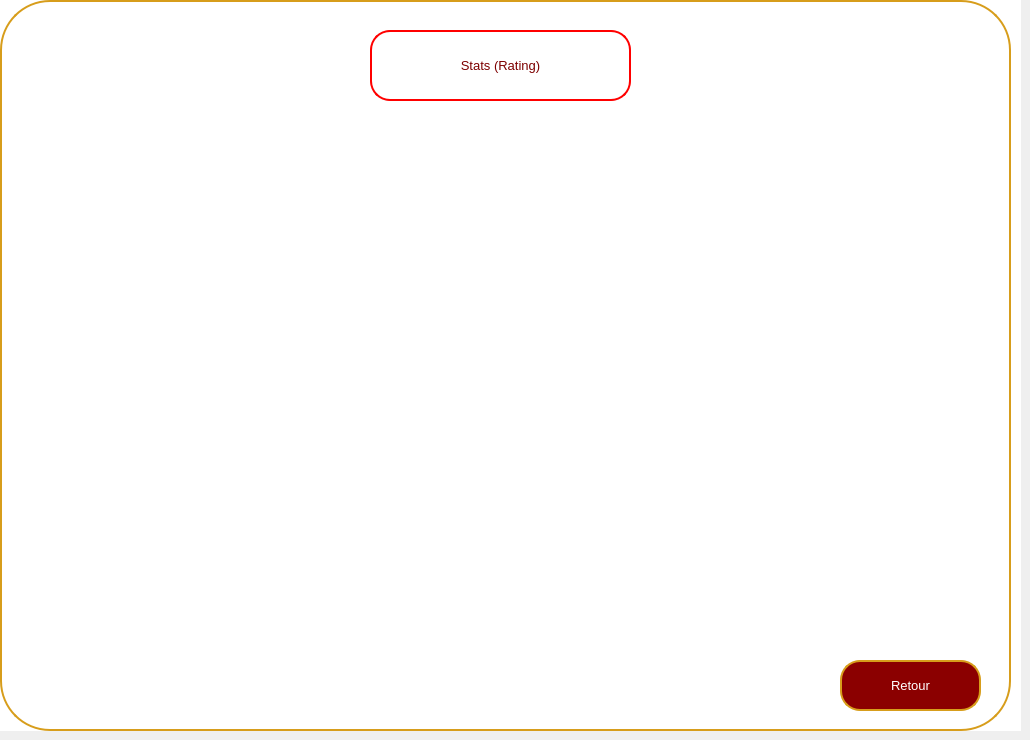
    <widget class="QWidget" name="statsartistepage">
     <widget class="QWidget" name="events_widget_2" native="true">
      <property name="geometry">
       <rect>
        <x>0</x>
        <y>0</y>
        <width>1021</width>
        <height>731</height>
       </rect>
      </property>
      <property name="font">
       <font>
        <pointsize>10</pointsize>
       </font>
      </property>
      <property name="styleSheet">
       <string notr="true">background-color: rgb(255, 255, 255);
</string>
      </property>
      <widget class="QPushButton" name="border2_3">
       <property name="geometry">
        <rect>
         <x>0</x>
         <y>0</y>
         <width>1011</width>
         <height>731</height>
        </rect>
       </property>
       <property name="styleSheet">
        <string notr="true">/*QPushButton {
    background-color: white;
    color: darkred;
    border: 2px solid darkred;
    border-radius: 50px;
    padding: 10px; 
}*/
QPushButton {
    background-color: white;
    color: darkred;
    border: 2px solid rgb(215, 157, 27);
    border-radius: 50px;
    padding: 10px; 
}</string>
       </property>
       <property name="text">
        <string/>
       </property>
      </widget>
      <widget class="QPushButton" name="add_events">
       <property name="geometry">
        <rect>
         <x>370</x>
         <y>30</y>
         <width>261</width>
         <height>71</height>
        </rect>
       </property>
       <property name="styleSheet">
        <string notr="true">/*QPushButton {
    background-color: white;
    color: darkred;
    border: 2px solid darkred;
    border-radius: 20px;
    padding: 10px; 
}*/
QPushButton {
    background-color: white;
    color: rgb(125, 0, 0);
    border: 2px solid rgb(255, 0, 0); 
    border-radius: 20px; 
    padding: 10px; 
    transition: background-color 0.3s, color 0.3s; 
}
QPushButton:hover {
    background-color: rgb(215, 157, 27);
    color: white;
    border: 4px solid rgb(215, 157, 27); 
    outline: none; 
}</string>
       </property>
       <property name="text">
        <string>Stats (Rating)</string>
       </property>
       <property name="icon">
        <iconset resource="src.qrc">
         <normaloff>:/src/71-719933_star-quality-rated-5-star-rating-logo.png</normaloff>:/src/71-719933_star-quality-rated-5-star-rating-logo.png</iconset>
       </property>
       <property name="iconSize">
        <size>
         <width>100</width>
         <height>50</height>
        </size>
       </property>
      </widget>
      <widget class="QPushButton" name="retourartiste1">
       <property name="geometry">
        <rect>
         <x>840</x>
         <y>660</y>
         <width>141</width>
         <height>51</height>
        </rect>
       </property>
       <property name="font">
        <font>
         <pointsize>10</pointsize>
        </font>
       </property>
       <property name="styleSheet">
        <string notr="true">QPushButton {
    background-color: darkred;
    color: white;
    border: 2px solid rgb(215, 157, 27);
    border-radius: 20px; 
    padding: 10px; 
}

QPushButton:hover {
    background-color: rgb(215, 157, 27); 
}

QLineEdit {
    border: 2px solid darkred;
    border-radius: 15px; 
    padding: 5px; 
    color: white;
}

QLineEdit:focus {
    border: 2px solid darkred;
    border-radius: 15px; 
    padding: 5px; 
    color: white;
}
</string>
       </property>
       <property name="text">
        <string>Retour</string>
       </property>
      </widget>
     </widget>
    </widget>
